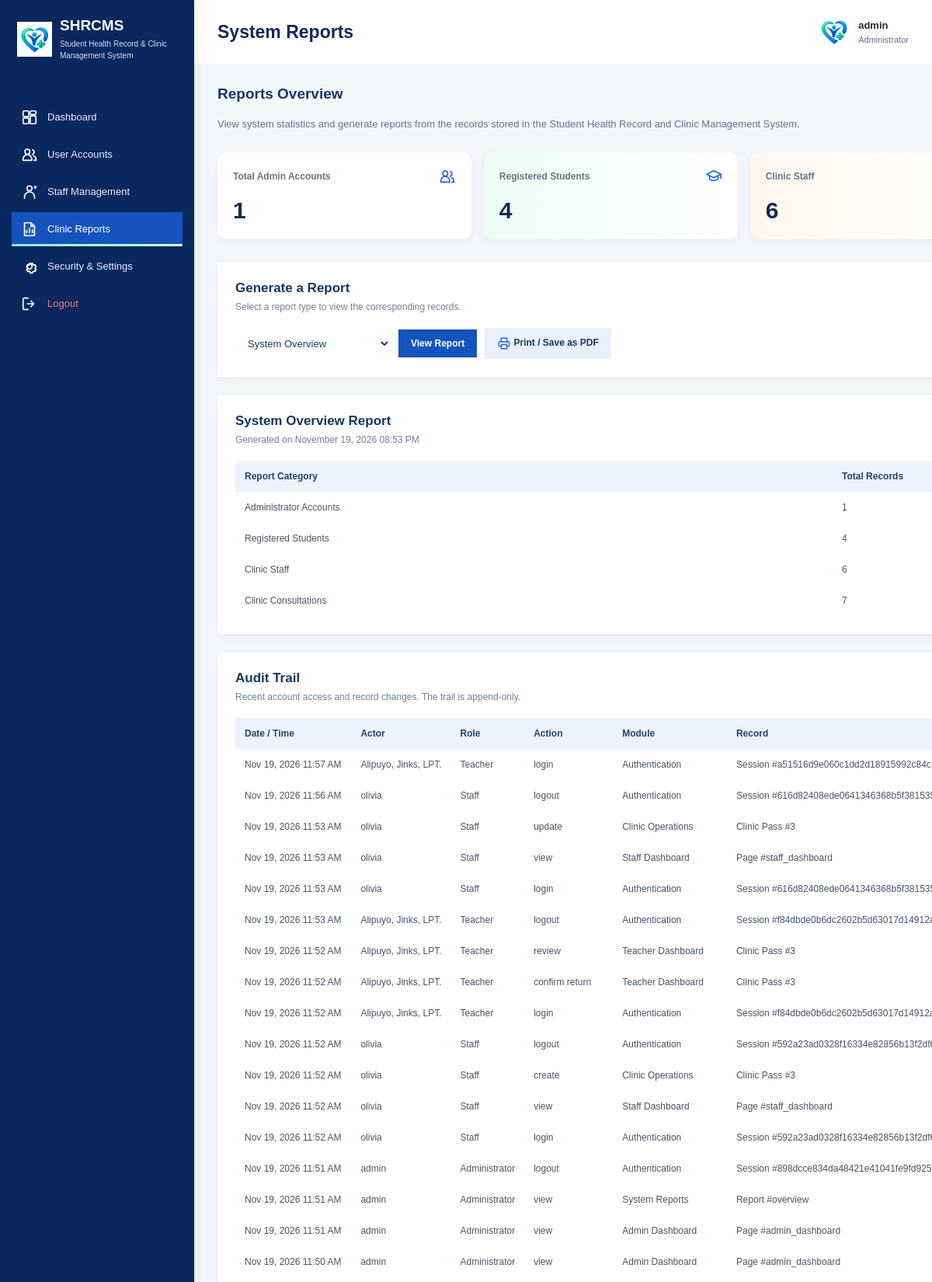
Screenshot of /php/Admin_Dashboard/system_reports.php (signed in, upper part) with the database file from the repository.
### tables this page shows
CREATE TABLE `audit_trail` (
  `id` int NOT NULL,
  `actor_name` varchar(100) NOT NULL,
  `actor_role` varchar(50) NOT NULL,
  `actor_user_id` int DEFAULT NULL,
  `action` varchar(100) NOT NULL,
  `module` varchar(100) NOT NULL,
  `record_type` varchar(100) DEFAULT NULL,
  `record_id` varchar(100) DEFAULT NULL,
  `details` text,
  `ip_address` varchar(45) DEFAULT NULL,
  `created_at` timestamp NOT NULL DEFAULT CURRENT_TIMESTAMP
);

### php/Admin_Dashboard/system_reports.php (the view, shortened to what this page needs)
<?php
require_once __DIR__ . '/../db.php';
$conn->set_charset('utf8mb4');
function e($value): string
{
    return htmlspecialchars((string)($value ?? ''), ENT_QUOTES, 'UTF-8');
}
$username = $_SESSION['admin_username'] ?? 'Administrator';
function getCount(mysqli $conn, string $table): int
{
    $allowed = ['students', 'admin', 'staff', 'consultations'];
    $result = $conn->query("SELECT COUNT(*) AS total FROM `$table`");
    return (int)($result->fetch_assoc()['total'] ?? 0);
}
$studentCount = getCount($conn, 'students');
$adminCount = getCount($conn, 'admin');
$staffCount = getCount($conn, 'staff');
$consultationCount = getCount($conn, 'consultations');
$reportType = $_GET['report'] ?? 'overview';
$auditRows = [];
$auditResult = @$conn->query(
    'SELECT id, actor_name, actor_role, actor_user_id, action, module,
            record_type, record_id, details, ip_address, created_at
     FROM audit_trail
     ORDER BY created_at DESC, id DESC
     LIMIT 200'
);
if ($auditResult) {
    while ($auditRow = $auditResult->fetch_assoc()) {
        $auditRows[] = $auditRow;
    }
}
$reportTitles = [
    'overview' => 'System Overview Report',
    'students' => 'Student Records Report',
    'consultations' => 'Clinic Consultation Report'
];
$reportTitle = $reportTitles[$reportType];
$generatedAt = date('F d, Y h:i A');
?>
<!DOCTYPE html>
<html lang="en">
<head>
    <link rel="stylesheet" href="../../css/style.css?v=20261114-icons">
    <link rel="stylesheet" href="../../css/system-reports.css">
</head>
<body class="admin-dashboard-body">
<aside class="admin-sidebar">
    <div class="admin-sidebar-brand">
        <img src="../../image/logo2.png" alt="SHRCMS Logo">
        <div>
            <h3>SHRCMS</h3>
            <p>Student Health Record &amp; Clinic Management System</p>
        </div>
    </div>
    <nav aria-label="Administrator navigation">
        <a href="admin_dashboard.php"><img class="ui-icon" src="../../image/icon-dashboard.svg" alt="" aria-hidden="true"> Dashboard</a>
        <a href="user_management.php"><img class="ui-icon" src="../../image/icon-users.svg" alt="" aria-hidden="true"> User Accounts</a>
        <a href="staff_management.php"><img class="ui-icon" src="../../image/icon-staff.svg" alt="" aria-hidden="true"> Staff Management</a>
        <a href="system_reports.php" class="active" aria-current="page"><img class="ui-icon" src="../../image/icon-reports.svg" alt="" aria-hidden="true"> Clinic Reports</a>
        <a href="system_settings.php"><img class="ui-icon" src="../../image/icon-settings.svg" alt="" aria-hidden="true"> Security &amp; Settings</a>
        <a href="../logout.php" class="logout-link"
           onclick="return confirm('Are you sure you want to log out?');">
            <img class="ui-icon" src="../../image/icon-logout.svg" alt="" aria-hidden="true"> Logout
        </a>
    </nav>
</aside>
<main class="admin-main-content">
    <header class="admin-header-bar">
        <h2>System Reports</h2>
        <div class="admin-profile-info">
            <img src="../../image/logo2.png" alt="Administrator">
            <div class="admin-profile-text">
                <h4><?= e($username) ?></h4>
                <p>Administrator</p>
            </div>
        </div>
    </header>
    <div class="admin-dashboard-container">
        <div class="admin-section-title">Reports Overview</div>
        <p class="report-intro">
            View system statistics and generate reports from the records
            stored in the Student Health Record and Clinic Management System.
        </p>
        <section class="admin-stats-grid">
            <div class="admin-stat-card">
                <div class="admin-stat-header">
                    <span>Total Admin Accounts</span>
                    <span><img class="ui-icon" src="../../image/icon-users.svg" alt="" aria-hidden="true"></span>
                </div>
                <div class="admin-stat-number">
                    <?= number_format($adminCount) ?>
                </div>
            </div>
            <div class="admin-stat-card students">
                <div class="admin-stat-header">
                    <span>Registered Students</span>
                    <span><img class="ui-icon" src="../../image/icon-student.svg" alt="" aria-hidden="true"></span>
                </div>
                <div class="admin-stat-number">
                    <?= number_format($studentCount) ?>
                </div>
            </div>
            <div class="admin-stat-card staff">
                <div class="admin-stat-header">
                    <span>Clinic Staff</span>
                </div>
                <div class="admin-stat-number">
                    <?= number_format($staffCount) ?>
                </div>
            </div>
        </section>
        <section class="report-panel no-print">
            <div class="report-panel-heading">
                <div>
                    <h3>Generate a Report</h3>
                    <p>Select a report type to view the corresponding records.</p>
                </div>
            </div>
            <form method="GET" action="system_reports.php"
                  class="report-toolbar">
                <select class="report-select" name="report" aria-label="Report type">
                    <option value="overview"
                        <?= $reportType === 'overview' ? 'selected' : '' ?>>
                        System Overview
                    </option>
                </select>
                <button type="submit" class="report-button">
                    View Report
                </button>
                <button type="button" class="report-button secondary"
                        onclick="window.print()">
                    <img class="ui-icon" src="../../image/icon-print.svg" alt="" aria-hidden="true"> Print / Save as PDF
                </button>
            </form>
        </section>
        <section class="report-panel">
            <div class="report-panel-heading">
                <div>
                    <h3><?= e($reportTitle) ?></h3>
                    <p>Generated on <?= e($generatedAt) ?></p>
                </div>
            </div>
            <?php if ($reportType === 'overview'): ?>
                <div class="report-table-wrap">
                    <table class="report-table">
                        <thead>
                            <tr>
                                <th>Report Category</th>
                                <th>Total Records</th>
                            </tr>
                        </thead>
                        <tbody>
                            <tr>
                                <td>Administrator Accounts</td>
                                <td><?= number_format($adminCount) ?></td>
                            </tr>
                            <tr>
                                <td>Registered Students</td>
                                <td><?= number_format($studentCount) ?></td>
                            </tr>
                            <tr>
                                <td>Clinic Staff</td>
                                <td><?= number_format($staffCount) ?></td>
                            </tr>
                            <tr>
                                <td>Clinic Consultations</td>
                                <td><?= number_format($consultationCount) ?></td>
                            </tr>
                        </tbody>
                    </table>
                </div>
            <?php endif; ?>
        </section>
        <section class="report-panel" id="audit-trail">
            <div class="report-panel-heading">
                <div>
                    <h3>Audit Trail</h3>
                    <p>Recent account access and record changes. The trail is append-only.</p>
                </div>
            </div>
            <div class="report-table-wrap">
                <table class="report-table">
                    <thead>
                        <tr>
                            <th>Date / Time</th>
                            <th>Actor</th>
                            <th>Role</th>
                            <th>Action</th>
                            <th>Module</th>
                            <th>Record</th>
                        </tr>
                    </thead>
                    <tbody>
                    <?php if ($auditRows): ?>
                        <?php foreach ($auditRows as $audit): ?>
                            <tr>
                                <td><?= e(date('M d, Y h:i A', strtotime($audit['created_at']))) ?></td>
                                <td><?= e($audit['actor_name']) ?></td>
                                <td><?= e($audit['actor_role']) ?></td>
                                <td><?= e($audit['action']) ?></td>
                                <td><?= e($audit['module']) ?></td>
                                <td><?= e(($audit['record_type'] ?: '—') . ($audit['record_id'] ? ' #' . $audit['record_id'] : '')) ?></td>
                            </tr>
                        <?php endforeach; ?>
                    <?php else: ?>
                        <tr><td colspan="8" class="report-empty">No audit events have been recorded.</td></tr>
                    <?php endif; ?>
                    </tbody>
                </table>
            </div>
        </section>
    </div>
</main>
</body>
</html>

### css/system-reports.css (style rules this page uses)
* { box-sizing: border-box; }
body.admin-dashboard-body { margin: 0; background: #f3f6fb; color: #172b4d; font-family: Arial, Helvetica, sans-serif; }
.admin-sidebar { position: fixed; inset: 0 auto 0 0; width: 250px; min-height: 100vh; padding: 22px 15px; overflow-y: auto; background: #08285e; color: white; z-index: 10; }
.admin-sidebar-brand { display: flex; align-items: center; gap: 10px; padding: 0 7px 25px; border-bottom: 1px solid rgba(255,255,255,.18); }
.admin-sidebar-brand img { width: 45px; height: 45px; object-fit: contain; background: white; }
.admin-sidebar-brand h3 { margin: 0 0 5px; font-size: 19px; }
.admin-sidebar-brand p { margin: 0; color: #d0dcf4; font-size: 10px; line-height: 1.5; }
.admin-sidebar nav { display: flex; flex-direction: column; align-items: stretch; gap: 4px; width: 100%; margin-top: 25px; }
.admin-sidebar nav a { display: flex; align-items: center; width: 100%; min-width: 0; min-height: 44px; gap: 12px; padding: 10px 12px; color: #e4edff; text-decoration: none; font-size: 13px; line-height: 1.35; text-align: left; border-left: 3px solid transparent; transition: background .2s; }
.admin-sidebar nav a .ui-icon { display: block; flex: 0 0 22px; width: 22px; height: 22px; }
.admin-sidebar nav a:hover, .admin-sidebar nav a.active { background: #1454bd; border-left-color: #7db3ff; color: white; }
.admin-main-content { min-height: 100vh; margin-left: 250px; }
.admin-header-bar { min-height: 82px; padding: 17px 30px; display: flex; justify-content: space-between; align-items: center; gap: 15px; background: white; border-bottom: 1px solid #e4eaf3; }
.admin-header-bar h2 { margin: 0; color: #102b59; font-size: 23px; }
.admin-profile-info { display: flex; align-items: center; gap: 10px; }
.admin-profile-info img { width: 42px; height: 42px; object-fit: contain; border: 1px solid #e1e8f2; background: white; }
.admin-profile-text h4 { margin: 0 0 5px; font-size: 13px; }
.admin-profile-text p { margin: 0; color: #64748b; font-size: 11px; }
.admin-dashboard-container { padding: 28px 30px; max-width: 1500px; margin: auto; }
.admin-section-title { margin: 0 0 17px; color: #183765; font-size: 19px; font-weight: 700; }
.report-intro { margin-bottom: 25px; color: #64748b; font-size: 13px; line-height: 1.7; }
.admin-stats-grid { display: grid; grid-template-columns: repeat(4, minmax(0, 1fr)); gap: 16px; margin-bottom: 30px; }
.admin-stat-card { min-width: 0; padding: 20px; background: white; border: 1px solid #e4eaf3; border-top: 4px solid #2463d4; box-shadow: 0 3px 12px rgba(17, 39, 75, .04); }
.admin-stat-card.students { border-top-color: #20a56b; }
.admin-stat-card.staff { border-top-color: #ed9b35; }
.admin-stat-header { display: flex; justify-content: space-between; gap: 8px; color: #64748b; font-size: 12px; }
.admin-stat-number { margin-top: 16px; color: #102b59; font-size: 30px; font-weight: 700; }
.report-panel { margin-bottom: 24px; padding: 23px; background: white; border: 1px solid #e2e8f0; box-shadow: 0 3px 12px rgba(17, 39, 75, .04); }
.report-panel-heading { display: flex; justify-content: space-between; align-items: center; flex-wrap: wrap; gap: 15px; margin-bottom: 20px; }
.report-panel-heading h3 { margin: 0 0 7px; font-size: 17px; color: #173662; }
.report-panel-heading p { margin: 0; color: #718096; font-size: 12px; }
.report-toolbar { display: flex; align-items: center; flex-wrap: wrap; gap: 10px; }
.report-select { min-width: 200px; padding: 11px 12px; border: 1px solid #d7e0ee; background: white; color: #243b5b; font-size: 13px; }
.report-button { display: inline-block; padding: 11px 16px; border: 0; background: #1454bd; color: white; font-size: 12px; font-weight: 700; text-decoration: none; cursor: pointer; }
.report-button.secondary { background: #eaf0fa; color: #173662; }
.report-table-wrap { width: 100%; overflow-x: auto; }
.report-table { width: 100%; border-collapse: collapse; font-size: 12px; white-space: nowrap; }
.report-table th { padding: 13px 12px; text-align: left; background: #edf3fc; color: #23436f; font-weight: 700; }
.report-table td { padding: 13px 12px; border-bottom: 1px solid #e9eef5; color: #475569; }

### rows the page displays
audit_trail: created_at "Nov 19, 2026 11:57 AM", actor_name "Alipuyo, Jinks, LPT.", actor_role "Teacher", action "login", module "Authentication", record_type+record "Session…"
audit_trail: created_at "Nov 19, 2026 11:56 AM", actor_name "olivia", actor_role "Staff", action "logout", module "Authentication", record_type+record "Session…"
audit_trail: created_at "Nov 19, 2026 11:53 AM", actor_name "olivia", actor_role "Staff", action "update", module "Clinic Operations", record_type+record "Clinic Pass #3"
audit_trail: created_at "Nov 19, 2026 11:53 AM", actor_name "olivia", actor_role "Staff", action "view", module "Staff Dashboard", record_type+record "Page #staff_dashboard"
audit_trail: created_at "Nov 19, 2026 11:53 AM", actor_name "olivia", actor_role "Staff", action "login", module "Authentication", record_type+record "Session…"
audit_trail: created_at "Nov 19, 2026 11:53 AM", actor_name "Alipuyo, Jinks, LPT.", actor_role "Teacher", action "logout", module "Authentication", record_type+record "Session…"
audit_trail: created_at "Nov 19, 2026 11:52 AM", actor_name "Alipuyo, Jinks, LPT.", actor_role "Teacher", action "review", module "Teacher Dashboard", record_type+record "Clinic Pass #3"
audit_trail: created_at "Nov 19, 2026 11:52 AM", actor_name "Alipuyo, Jinks, LPT.", actor_role "Teacher", action "confirm return", module "Teacher Dashboard", record_type+record "Clinic Pass #3"
audit_trail: created_at "Nov 19, 2026 11:52 AM", actor_name "Alipuyo, Jinks, LPT.", actor_role "Teacher", action "login", module "Authentication", record_type+record "Session…"
audit_trail: created_at "Nov 19, 2026 11:52 AM", actor_name "olivia", actor_role "Staff", action "logout", module "Authentication", record_type+record "Session…"
audit_trail: created_at "Nov 19, 2026 11:52 AM", actor_name "olivia", actor_role "Staff", action "create", module "Clinic Operations", record_type+record "Clinic Pass #3"
audit_trail: created_at "Nov 19, 2026 11:52 AM", actor_name "olivia", actor_role "Staff", action "view", module "Staff Dashboard", record_type+record "Page #staff_dashboard"
audit_trail: created_at "Nov 19, 2026 11:52 AM", actor_name "olivia", actor_role "Staff", action "login", module "Authentication", record_type+record "Session…"
audit_trail: created_at "Nov 19, 2026 11:51 AM", actor_name "admin", actor_role "Administrator", action "logout", module "Authentication", record_type+record "Session…"
audit_trail: created_at "Nov 19, 2026 11:51 AM", actor_name "admin", actor_role "Administrator", action "view", module "System Reports", record_type+record "Report #overview"
audit_trail: created_at "Nov 19, 2026 11:51 AM", actor_name "admin", actor_role "Administrator", action "view", module "Admin Dashboard", record_type+record "Page #admin_dashboard"
audit_trail: created_at "Nov 19, 2026 11:50 AM", actor_name "admin", actor_role "Administrator", action "view", module "Admin Dashboard", record_type+record "Page #admin_dashboard"

### other values shown
$username "admin"
$adminCount "1"
$studentCount "4"
$staffCount "6"
$reportTitle "System Overview Report"
$consultationCount "7"
